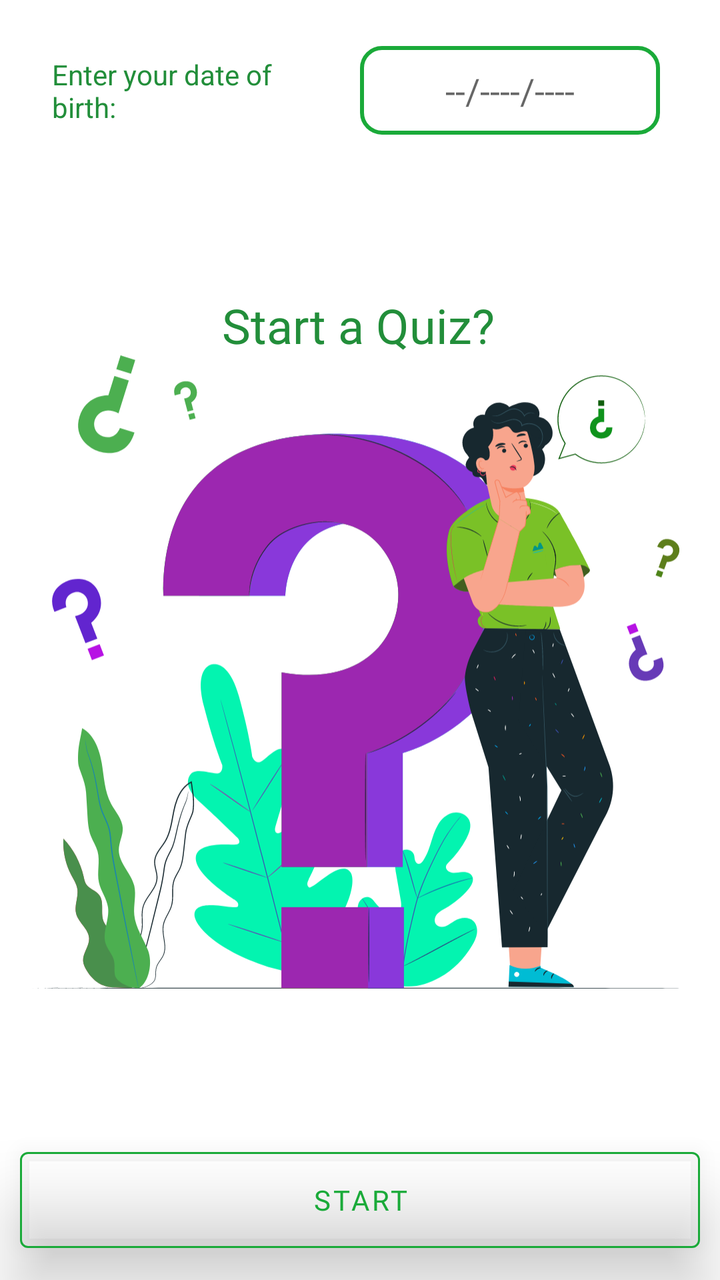
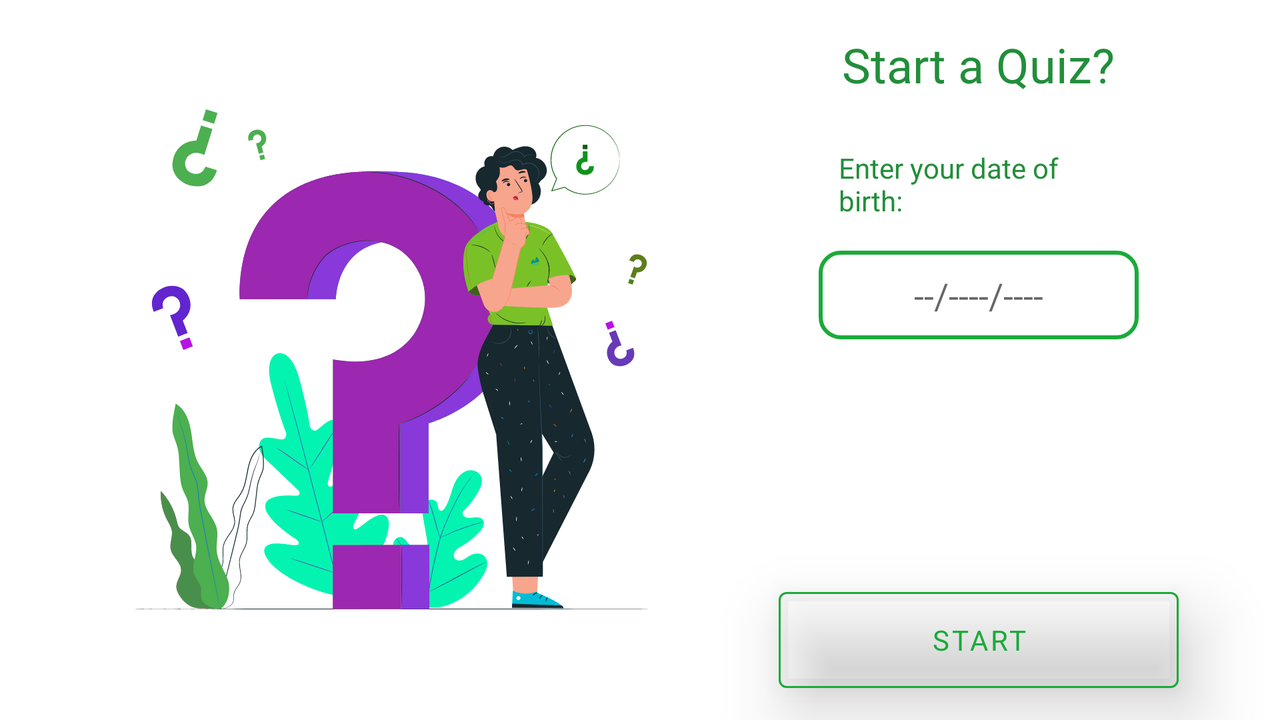

The same Android screen from two of the app's own layout files: first res/layout/ as a phone draws it, then the repository's variant for another configuration, drawn on a device whose configuration selects that folder. Both files follow.
<!-- AndroidManifest.xml: application theme Theme.Green_Purple -->
<!-- res/layout/main_fragment.xml -->
<?xml version="1.0" encoding="utf-8"?>
<androidx.constraintlayout.widget.ConstraintLayout xmlns:android="http://schemas.android.com/apk/res/android"
    xmlns:app="http://schemas.android.com/apk/res-auto"
    xmlns:tools="http://schemas.android.com/tools"
    android:id="@+id/main"
    android:layout_width="match_parent"
    android:layout_height="match_parent"
    tools:context=".ui.main.fragments.MainFragment">

    <TextView
        android:id="@+id/textView"
        android:layout_width="160dp"
        android:layout_height="57dp"
        android:layout_marginStart="16dp"
        android:padding="10dp"
        android:text="@string/text_your_date_birth"
        android:textColor="#228E3A"
        app:layout_constraintBottom_toTopOf="@+id/start_mess"
        app:layout_constraintStart_toStartOf="parent"
        app:layout_constraintTop_toTopOf="parent"
        app:layout_constraintVertical_bias="0.196" />

    <EditText
        android:id="@+id/editViewDate"
        android:layout_width="150dp"
        android:layout_height="wrap_content"
        android:layout_marginStart="4dp"
        android:background="@drawable/border"
        android:clickable="false"
        android:cursorVisible="false"
        android:drawableEnd="@drawable/calendar"
        android:focusable="false"
        android:gravity="center"
        android:hint="@string/date_default_format"
        android:padding="10dp"
        app:layout_constraintBottom_toBottomOf="@+id/textView"
        app:layout_constraintStart_toEndOf="@+id/textView"
        app:layout_constraintTop_toTopOf="@+id/textView"
        app:layout_constraintVertical_bias="0.411" />

    <TextView
        android:id="@+id/start_mess"
        style="@style/customText"
        android:layout_width="wrap_content"
        android:layout_height="wrap_content"
        android:text="@string/start_mess"
        app:layout_constraintBottom_toBottomOf="parent"
        app:layout_constraintEnd_toEndOf="parent"
        app:layout_constraintHorizontal_bias="0.497"
        app:layout_constraintStart_toStartOf="parent"
        app:layout_constraintTop_toTopOf="parent"
        app:layout_constraintVertical_bias="0.241"


        />

    <ImageView
        android:id="@+id/imageViewStart"
        android:layout_width="330dp"
        android:layout_height="436dp"
        android:layout_margin="16dp"
        android:src="@drawable/welcome_picture"
        app:layout_constraintBottom_toTopOf="@+id/btnStart"
        app:layout_constraintEnd_toEndOf="@+id/start_mess"
        app:layout_constraintHorizontal_bias="0.506"
        app:layout_constraintStart_toStartOf="@+id/start_mess"
        app:layout_constraintTop_toBottomOf="@+id/start_mess"
        app:layout_constraintVertical_bias="1.0" />

    <Button
        android:id="@+id/btnStart"
        style="@style/MyButtonStyle"
        android:text="@string/btnStart_name"
        app:layout_constraintBottom_toBottomOf="parent"
        app:layout_constraintEnd_toEndOf="parent"
        app:layout_constraintStart_toStartOf="parent" />


</androidx.constraintlayout.widget.ConstraintLayout>
<!-- resources referenced by this layout -->
<resources>
  <!-- drawable border (drawable) -->
  <?xml version="1.0" encoding="UTF-8"?>
  <shape xmlns:android="http://schemas.android.com/apk/res/android"
      android:shape="rectangle">
  
      <corners android:radius="10dip" />
      <stroke
          android:width="2dip"
          android:color="#1AAA39" />
  </shape>
  <!-- drawable welcome_picture: vector/xml drawable (drawable, 79246 chars, omitted) -->
  <string name="btnStart_name">Start</string>
  <string name="date_default_format" translatable="false">--/----/----</string>
  <string name="start_mess">Start a Quiz?</string>
  <string name="text_your_date_birth">Enter your date of birth:</string>
  <style name="MyButtonStyle" parent="Widget.MaterialComponents.Button.OutlinedButton">
          <item name="strokeColor">#1AAA39</item>
          <item name="android:textColor">#1AAA39</item>
          <item name="strokeWidth">1dp</item>
          <item name="android:elevation">20dp</item>
          <item name="android:layout_height">60dp</item>
          <item name="android:layout_margin">10dp</item>
          <item name="android:layout_width">match_parent</item>
          <item name="android:fontFamily">@font/opensans_bold</item>
  
      </style>
  <style name="customText">
          <item name="android:fontFamily">@font/opensans_medium</item>
          <item name="android:textSize">24sp</item>
          <item name="android:textColor">#228E3A</item>
      </style>
  <style name="Theme.Green_Purple" parent="Theme.MaterialComponents.DayNight.DarkActionBar">
          
          <item name="colorPrimary">#1AAA39</item>
          <item name="colorPrimaryVariant">@color/purple_700</item>
          <item name="colorOnPrimary">#362B42</item>
          
          <item name="colorSecondary">@color/teal_200</item>
          <item name="colorSecondaryVariant">@color/purple_500</item>
          <item name="colorOnSecondary">@color/black</item>
          
          <item name="android:statusBarColor">#762285</item>
          
          <item name="colorControlNormal">#1AAA39</item>
          <item name="colorAccent">#059A14</item>
          
      </style>
</resources>
<!-- res/layout-land/main_fragment.xml (the repository's variant of the layout above) -->
<!-- drawn on the phone turned sideways -->
<?xml version="1.0" encoding="utf-8"?>
<androidx.constraintlayout.widget.ConstraintLayout xmlns:android="http://schemas.android.com/apk/res/android"
    xmlns:app="http://schemas.android.com/apk/res-auto"
    xmlns:tools="http://schemas.android.com/tools"
    android:id="@+id/main"
    android:layout_width="match_parent"
    android:layout_height="match_parent"
    tools:context=".ui.main.fragments.MainFragment">

    <TextView
        android:id="@+id/textView"
        android:layout_width="160dp"
        android:layout_height="57dp"
        android:layout_marginTop="16dp"
        android:padding="10dp"
        android:text="@string/text_your_date_birth"
        android:textColor="#228E3A"
        app:layout_constraintEnd_toEndOf="@+id/start_mess"
        app:layout_constraintStart_toStartOf="@+id/start_mess"
        app:layout_constraintTop_toBottomOf="@+id/start_mess" />

    <EditText
        android:id="@+id/editViewDate"
        android:layout_width="160dp"
        android:layout_height="wrap_content"
        android:layout_marginTop="4dp"
        android:background="@drawable/border"
        android:clickable="false"
        android:cursorVisible="false"
        android:drawableEnd="@drawable/calendar"
        android:focusable="false"
        android:gravity="center"
        android:hint="@string/date_default_format"
        android:padding="10dp"
        app:layout_constraintStart_toStartOf="@+id/textView"
        app:layout_constraintTop_toBottomOf="@+id/textView" />

    <TextView
        android:id="@+id/start_mess"
        style="@style/customText"
        android:layout_width="wrap_content"
        android:layout_height="wrap_content"


        android:layout_marginTop="16dp"
        android:text="@string/start_mess"
        app:layout_constraintEnd_toEndOf="parent"
        app:layout_constraintStart_toEndOf="@+id/imageViewStart"
        app:layout_constraintTop_toTopOf="parent" />

    <ImageView
        android:id="@+id/imageViewStart"
        android:layout_width="285dp"
        android:layout_height="250dp"
        android:layout_margin="16dp"
        android:src="@drawable/welcome_picture"
        app:layout_constraintBottom_toBottomOf="parent"
        app:layout_constraintEnd_toEndOf="parent"
        app:layout_constraintHorizontal_bias="0.116"
        app:layout_constraintStart_toStartOf="parent"
        app:layout_constraintTop_toTopOf="parent"
        app:layout_constraintVertical_bias="0.496" />

    <Button
        android:id="@+id/btnStart"
        style="@style/MyButtonStyle"
        android:layout_width="200dp"

        android:text="@string/btnStart_name"
        app:layout_constraintBottom_toBottomOf="parent"
        app:layout_constraintEnd_toEndOf="@+id/editViewDate"
        app:layout_constraintStart_toStartOf="@+id/editViewDate" />


</androidx.constraintlayout.widget.ConstraintLayout>
